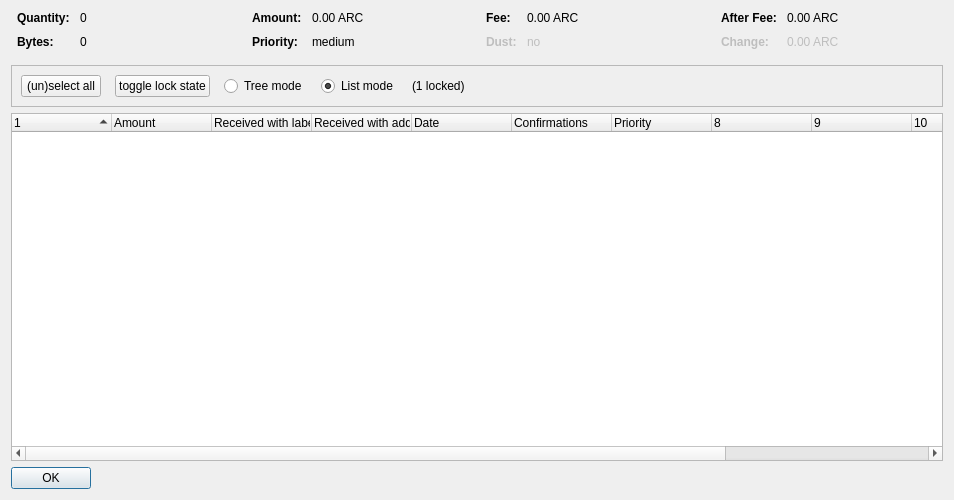
<?xml version="1.0" encoding="UTF-8"?>
<ui version="4.0">
 <class>CoinControlDialog</class>
 <widget class="QDialog" name="CoinControlDialog">
  <property name="geometry">
   <rect>
    <x>0</x>
    <y>0</y>
    <width>954</width>
    <height>500</height>
   </rect>
  </property>
  <property name="windowTitle">
   <string>Coin Selection</string>
  </property>
  <layout class="QVBoxLayout" name="verticalLayout">
   <item>
    <layout class="QHBoxLayout" name="horizontalLayoutTop" stretch="0,0,0,0">
     <property name="topMargin">
      <number>0</number>
     </property>
     <property name="bottomMargin">
      <number>10</number>
     </property>
     <item>
      <layout class="QFormLayout" name="formLayoutCoinControl1">
       <property name="horizontalSpacing">
        <number>10</number>
       </property>
       <property name="verticalSpacing">
        <number>10</number>
       </property>
       <property name="leftMargin">
        <number>6</number>
       </property>
       <property name="rightMargin">
        <number>6</number>
       </property>
       <item row="0" column="0">
        <widget class="QLabel" name="labelCoinControlQuantityText">
         <property name="font">
          <font>
           <weight>75</weight>
           <bold>true</bold>
          </font>
         </property>
         <property name="text">
          <string>Quantity:</string>
         </property>
        </widget>
       </item>
       <item row="0" column="1">
        <widget class="QLabel" name="labelCoinControlQuantity">
         <property name="cursor">
          <cursorShape>IBeamCursor</cursorShape>
         </property>
         <property name="contextMenuPolicy">
          <enum>Qt::ActionsContextMenu</enum>
         </property>
         <property name="text">
          <string notr="true">0</string>
         </property>
         <property name="textInteractionFlags">
          <set>Qt::LinksAccessibleByMouse|Qt::TextSelectableByKeyboard|Qt::TextSelectableByMouse</set>
         </property>
        </widget>
       </item>
       <item row="1" column="0">
        <widget class="QLabel" name="labelCoinControlBytesText">
         <property name="font">
          <font>
           <weight>75</weight>
           <bold>true</bold>
          </font>
         </property>
         <property name="text">
          <string>Bytes:</string>
         </property>
        </widget>
       </item>
       <item row="1" column="1">
        <widget class="QLabel" name="labelCoinControlBytes">
         <property name="cursor">
          <cursorShape>IBeamCursor</cursorShape>
         </property>
         <property name="contextMenuPolicy">
          <enum>Qt::ActionsContextMenu</enum>
         </property>
         <property name="text">
          <string notr="true">0</string>
         </property>
         <property name="textInteractionFlags">
          <set>Qt::LinksAccessibleByMouse|Qt::TextSelectableByKeyboard|Qt::TextSelectableByMouse</set>
         </property>
        </widget>
       </item>
      </layout>
     </item>
     <item>
      <layout class="QFormLayout" name="formLayoutCoinControl2">
       <property name="horizontalSpacing">
        <number>10</number>
       </property>
       <property name="verticalSpacing">
        <number>10</number>
       </property>
       <property name="leftMargin">
        <number>6</number>
       </property>
       <property name="rightMargin">
        <number>6</number>
       </property>
       <item row="0" column="0">
        <widget class="QLabel" name="labelCoinControlAmountText">
         <property name="font">
          <font>
           <weight>75</weight>
           <bold>true</bold>
          </font>
         </property>
         <property name="text">
          <string>Amount:</string>
         </property>
        </widget>
       </item>
       <item row="0" column="1">
        <widget class="QLabel" name="labelCoinControlAmount">
         <property name="cursor">
          <cursorShape>IBeamCursor</cursorShape>
         </property>
         <property name="contextMenuPolicy">
          <enum>Qt::ActionsContextMenu</enum>
         </property>
         <property name="text">
          <string notr="true">0.00 ARC</string>
         </property>
         <property name="textInteractionFlags">
          <set>Qt::LinksAccessibleByMouse|Qt::TextSelectableByKeyboard|Qt::TextSelectableByMouse</set>
         </property>
        </widget>
       </item>
       <item row="1" column="0">
        <widget class="QLabel" name="labelCoinControlPriorityText">
         <property name="font">
          <font>
           <weight>75</weight>
           <bold>true</bold>
          </font>
         </property>
         <property name="text">
          <string>Priority:</string>
         </property>
        </widget>
       </item>
       <item row="1" column="1">
        <widget class="QLabel" name="labelCoinControlPriority">
         <property name="cursor">
          <cursorShape>IBeamCursor</cursorShape>
         </property>
         <property name="contextMenuPolicy">
          <enum>Qt::ActionsContextMenu</enum>
         </property>
         <property name="text">
          <string>medium</string>
         </property>
         <property name="textInteractionFlags">
          <set>Qt::LinksAccessibleByMouse|Qt::TextSelectableByKeyboard|Qt::TextSelectableByMouse</set>
         </property>
        </widget>
       </item>
      </layout>
     </item>
     <item>
      <layout class="QFormLayout" name="formLayoutCoinControl3">
       <property name="horizontalSpacing">
        <number>10</number>
       </property>
       <property name="verticalSpacing">
        <number>10</number>
       </property>
       <property name="leftMargin">
        <number>6</number>
       </property>
       <property name="rightMargin">
        <number>6</number>
       </property>
       <item row="0" column="0">
        <widget class="QLabel" name="labelCoinControlFeeText">
         <property name="font">
          <font>
           <weight>75</weight>
           <bold>true</bold>
          </font>
         </property>
         <property name="text">
          <string>Fee:</string>
         </property>
        </widget>
       </item>
       <item row="0" column="1">
        <widget class="QLabel" name="labelCoinControlFee">
         <property name="cursor">
          <cursorShape>IBeamCursor</cursorShape>
         </property>
         <property name="contextMenuPolicy">
          <enum>Qt::ActionsContextMenu</enum>
         </property>
         <property name="text">
          <string notr="true">0.00 ARC</string>
         </property>
         <property name="textInteractionFlags">
          <set>Qt::LinksAccessibleByMouse|Qt::TextSelectableByKeyboard|Qt::TextSelectableByMouse</set>
         </property>
        </widget>
       </item>
       <item row="1" column="0">
        <widget class="QLabel" name="labelCoinControlLowOutputText">
         <property name="enabled">
          <bool>false</bool>
         </property>
         <property name="font">
          <font>
           <weight>75</weight>
           <bold>true</bold>
          </font>
         </property>
         <property name="text">
          <string>Dust:</string>
         </property>
        </widget>
       </item>
       <item row="1" column="1">
        <widget class="QLabel" name="labelCoinControlLowOutput">
         <property name="enabled">
          <bool>false</bool>
         </property>
         <property name="cursor">
          <cursorShape>IBeamCursor</cursorShape>
         </property>
         <property name="contextMenuPolicy">
          <enum>Qt::ActionsContextMenu</enum>
         </property>
         <property name="text">
          <string>no</string>
         </property>
         <property name="textInteractionFlags">
          <set>Qt::LinksAccessibleByMouse|Qt::TextSelectableByKeyboard|Qt::TextSelectableByMouse</set>
         </property>
        </widget>
       </item>
      </layout>
     </item>
     <item>
      <layout class="QFormLayout" name="formLayoutCoinControl4">
       <property name="horizontalSpacing">
        <number>10</number>
       </property>
       <property name="verticalSpacing">
        <number>10</number>
       </property>
       <property name="leftMargin">
        <number>6</number>
       </property>
       <property name="rightMargin">
        <number>6</number>
       </property>
       <item row="0" column="0">
        <widget class="QLabel" name="labelCoinControlAfterFeeText">
         <property name="font">
          <font>
           <weight>75</weight>
           <bold>true</bold>
          </font>
         </property>
         <property name="text">
          <string>After Fee:</string>
         </property>
        </widget>
       </item>
       <item row="0" column="1">
        <widget class="QLabel" name="labelCoinControlAfterFee">
         <property name="cursor">
          <cursorShape>IBeamCursor</cursorShape>
         </property>
         <property name="contextMenuPolicy">
          <enum>Qt::ActionsContextMenu</enum>
         </property>
         <property name="text">
          <string notr="true">0.00 ARC</string>
         </property>
         <property name="textInteractionFlags">
          <set>Qt::LinksAccessibleByMouse|Qt::TextSelectableByKeyboard|Qt::TextSelectableByMouse</set>
         </property>
        </widget>
       </item>
       <item row="1" column="0">
        <widget class="QLabel" name="labelCoinControlChangeText">
         <property name="enabled">
          <bool>false</bool>
         </property>
         <property name="font">
          <font>
           <weight>75</weight>
           <bold>true</bold>
          </font>
         </property>
         <property name="text">
          <string>Change:</string>
         </property>
        </widget>
       </item>
       <item row="1" column="1">
        <widget class="QLabel" name="labelCoinControlChange">
         <property name="enabled">
          <bool>false</bool>
         </property>
         <property name="cursor">
          <cursorShape>IBeamCursor</cursorShape>
         </property>
         <property name="contextMenuPolicy">
          <enum>Qt::ActionsContextMenu</enum>
         </property>
         <property name="text">
          <string notr="true">0.00 ARC</string>
         </property>
         <property name="textInteractionFlags">
          <set>Qt::LinksAccessibleByMouse|Qt::TextSelectableByKeyboard|Qt::TextSelectableByMouse</set>
         </property>
        </widget>
       </item>
      </layout>
     </item>
    </layout>
   </item>
   <item>
    <widget class="QFrame" name="frame">
     <property name="minimumSize">
      <size>
       <width>0</width>
       <height>40</height>
      </size>
     </property>
     <property name="frameShape">
      <enum>QFrame::StyledPanel</enum>
     </property>
     <property name="frameShadow">
      <enum>QFrame::Sunken</enum>
     </property>
     <layout class="QHBoxLayout" name="horizontalLayout">
      <item>
       <layout class="QHBoxLayout" name="horizontalLayoutPanel" stretch="0,0,0,0,0,0">
        <property name="spacing">
         <number>14</number>
        </property>
        <item>
         <widget class="QPushButton" name="pushButtonSelectAll">
          <property name="sizePolicy">
           <sizepolicy hsizetype="Maximum" vsizetype="Fixed">
            <horstretch>0</horstretch>
            <verstretch>0</verstretch>
           </sizepolicy>
          </property>
          <property name="text">
           <string>(un)select all</string>
          </property>
          <property name="autoDefault">
           <bool>false</bool>
          </property>
         </widget>
        </item>
        <item>
         <widget class="QPushButton" name="pushButtonToggleLock">
          <property name="sizePolicy">
           <sizepolicy hsizetype="Maximum" vsizetype="Fixed">
            <horstretch>0</horstretch>
            <verstretch>0</verstretch>
           </sizepolicy>
          </property>
          <property name="text">
           <string>toggle lock state</string>
          </property>
          <property name="autoDefault">
           <bool>false</bool>
          </property>
         </widget>
        </item>
        <item>
         <widget class="QRadioButton" name="radioTreeMode">
          <property name="sizePolicy">
           <sizepolicy hsizetype="Maximum" vsizetype="Fixed">
            <horstretch>0</horstretch>
            <verstretch>0</verstretch>
           </sizepolicy>
          </property>
          <property name="text">
           <string>Tree mode</string>
          </property>
         </widget>
        </item>
        <item>
         <widget class="QRadioButton" name="radioListMode">
          <property name="sizePolicy">
           <sizepolicy hsizetype="Maximum" vsizetype="Fixed">
            <horstretch>0</horstretch>
            <verstretch>0</verstretch>
           </sizepolicy>
          </property>
          <property name="text">
           <string>List mode</string>
          </property>
          <property name="checked">
           <bool>true</bool>
          </property>
         </widget>
        </item>
        <item>
         <widget class="QLabel" name="labelLocked">
          <property name="text">
           <string>(1 locked)</string>
          </property>
         </widget>
        </item>
        <item>
         <spacer name="horizontalSpacer">
          <property name="orientation">
           <enum>Qt::Horizontal</enum>
          </property>
          <property name="sizeHint" stdset="0">
           <size>
            <width>40</width>
            <height>20</height>
           </size>
          </property>
         </spacer>
        </item>
       </layout>
      </item>
     </layout>
    </widget>
   </item>
   <item>
    <widget class="CoinControlTreeWidget" name="treeWidget">
     <property name="contextMenuPolicy">
      <enum>Qt::CustomContextMenu</enum>
     </property>
     <property name="sortingEnabled">
      <bool>false</bool>
     </property>
     <property name="columnCount">
      <number>12</number>
     </property>
     <attribute name="headerShowSortIndicator" stdset="0">
      <bool>true</bool>
     </attribute>
     <attribute name="headerStretchLastSection">
      <bool>false</bool>
     </attribute>
     <column>
      <property name="text">
       <string/>
      </property>
     </column>
     <column>
      <property name="text">
       <string>Amount</string>
      </property>
     </column>
     <column>
      <property name="text">
       <string>Received with label</string>
      </property>
     </column>
     <column>
      <property name="text">
       <string>Received with address</string>
      </property>
     </column>
     <column>
      <property name="text">
       <string>Date</string>
      </property>
     </column>
     <column>
      <property name="text">
       <string>Confirmations</string>
      </property>
      <property name="toolTip">
       <string>Confirmed</string>
      </property>
     </column>
     <column>
      <property name="text">
       <string>Priority</string>
      </property>
     </column>
     <column>
      <property name="text">
       <string/>
      </property>
     </column>
     <column>
      <property name="text">
       <string/>
      </property>
     </column>
     <column>
      <property name="text">
       <string/>
      </property>
     </column>
     <column>
      <property name="text">
       <string/>
      </property>
     </column>
     <column>
      <property name="text">
       <string/>
      </property>
     </column>
    </widget>
   </item>
   <item>
    <widget class="QDialogButtonBox" name="buttonBox">
     <property name="sizePolicy">
      <sizepolicy hsizetype="Maximum" vsizetype="Fixed">
       <horstretch>0</horstretch>
       <verstretch>0</verstretch>
      </sizepolicy>
     </property>
     <property name="orientation">
      <enum>Qt::Horizontal</enum>
     </property>
     <property name="standardButtons">
      <set>QDialogButtonBox::Ok</set>
     </property>
    </widget>
   </item>
  </layout>
 </widget>
 <customwidgets>
  <customwidget>
   <class>CoinControlTreeWidget</class>
   <extends>QTreeWidget</extends>
   <header>coincontroltreewidget.h</header>
  </customwidget>
 </customwidgets>
 <resources/>
 <connections/>
</ui>
